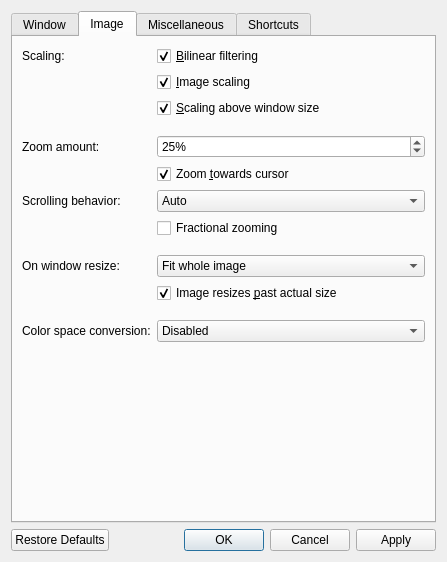
<?xml version="1.0" encoding="UTF-8"?>
<ui version="4.0">
 <class>QVOptionsDialog</class>
 <widget class="QDialog" name="QVOptionsDialog">
  <property name="windowModality">
   <enum>Qt::WindowModality::NonModal</enum>
  </property>
  <property name="geometry">
   <rect>
    <x>0</x>
    <y>0</y>
    <width>447</width>
    <height>562</height>
   </rect>
  </property>
  <property name="windowTitle">
   <string>Settings</string>
  </property>
  <layout class="QVBoxLayout" name="verticalLayout">
   <item>
    <widget class="QTabWidget" name="tabWidget">
     <property name="focusPolicy">
      <enum>Qt::FocusPolicy::NoFocus</enum>
     </property>
     <property name="currentIndex">
      <number>1</number>
     </property>
     <widget class="QWidget" name="window">
      <property name="layoutDirection">
       <enum>Qt::LayoutDirection::LeftToRight</enum>
      </property>
      <attribute name="title">
       <string>Window</string>
      </attribute>
      <layout class="QFormLayout" name="formLayout">
       <item row="0" column="0">
        <widget class="QCheckBox" name="bgColorCheckbox">
         <property name="text">
          <string>Back&amp;ground color:</string>
         </property>
         <property name="checked">
          <bool>true</bool>
         </property>
        </widget>
       </item>
       <item row="0" column="1">
        <widget class="QPushButton" name="bgColorButton">
         <property name="focusPolicy">
          <enum>Qt::FocusPolicy::NoFocus</enum>
         </property>
        </widget>
       </item>
       <item row="1" column="0">
        <widget class="QLabel" name="label">
         <property name="toolTip">
          <string>Changes the amount of information displayed in the titlebar</string>
         </property>
         <property name="text">
          <string>Titlebar text:</string>
         </property>
        </widget>
       </item>
       <item row="1" column="1">
        <widget class="QRadioButton" name="titlebarRadioButton0">
         <property name="text">
          <string>&amp;Basic</string>
         </property>
        </widget>
       </item>
       <item row="2" column="1">
        <widget class="QRadioButton" name="titlebarRadioButton1">
         <property name="text">
          <string>&amp;Minimal</string>
         </property>
         <property name="checked">
          <bool>true</bool>
         </property>
        </widget>
       </item>
       <item row="3" column="1">
        <widget class="QRadioButton" name="titlebarRadioButton2">
         <property name="text">
          <string>&amp;Practical</string>
         </property>
        </widget>
       </item>
       <item row="4" column="1">
        <widget class="QRadioButton" name="titlebarRadioButton3">
         <property name="text">
          <string>&amp;Verbose</string>
         </property>
        </widget>
       </item>
       <item row="5" column="1">
        <spacer name="horizontalSpacer_4">
         <property name="orientation">
          <enum>Qt::Orientation::Horizontal</enum>
         </property>
         <property name="sizeHint" stdset="0">
          <size>
           <width>40</width>
           <height>5</height>
          </size>
         </property>
        </spacer>
       </item>
       <item row="6" column="1">
        <widget class="QComboBox" name="windowResizeComboBox">
         <property name="toolTip">
          <string>Control when the window should resize to fit the image's actual size</string>
         </property>
         <property name="currentIndex">
          <number>0</number>
         </property>
         <item>
          <property name="text">
           <string>Never</string>
          </property>
         </item>
         <item>
          <property name="text">
           <string>When launching</string>
          </property>
         </item>
         <item>
          <property name="text">
           <string>When opening images</string>
          </property>
         </item>
        </widget>
       </item>
       <item row="6" column="0">
        <widget class="QLabel" name="label_6">
         <property name="toolTip">
          <string>Control when the window should resize to fit the image's actual size</string>
         </property>
         <property name="text">
          <string>Window matches image size:</string>
         </property>
        </widget>
       </item>
       <item row="7" column="1">
        <widget class="QSpinBox" name="minWindowResizeSpinBox">
         <property name="toolTip">
          <string>Control the minimum size that the window should reach when matching the image's actual size</string>
         </property>
         <property name="suffix">
          <string>% of screen size</string>
         </property>
         <property name="minimum">
          <number>0</number>
         </property>
         <property name="maximum">
          <number>100</number>
         </property>
         <property name="singleStep">
          <number>5</number>
         </property>
         <property name="value">
          <number>20</number>
         </property>
        </widget>
       </item>
       <item row="7" column="0">
        <widget class="QLabel" name="minWindowResizeLabel">
         <property name="text">
          <string>Minimum size:</string>
         </property>
        </widget>
       </item>
       <item row="8" column="1">
        <widget class="QSpinBox" name="maxWindowResizeSpinBox">
         <property name="toolTip">
          <string>Control the maximum size that the window should reach when matching the image's actual size</string>
         </property>
         <property name="suffix">
          <string>% of screen size</string>
         </property>
         <property name="minimum">
          <number>0</number>
         </property>
         <property name="maximum">
          <number>100</number>
         </property>
         <property name="singleStep">
          <number>5</number>
         </property>
         <property name="value">
          <number>70</number>
         </property>
        </widget>
       </item>
       <item row="8" column="0">
        <widget class="QLabel" name="maxWindowResizeLabel">
         <property name="toolTip">
          <string>Control the maximum size that the window should reach when matching the image's actual size</string>
         </property>
         <property name="text">
          <string>Maximum size:</string>
         </property>
        </widget>
       </item>
       <item row="9" column="1">
        <spacer name="horizontalSpacer_3">
         <property name="orientation">
          <enum>Qt::Orientation::Horizontal</enum>
         </property>
         <property name="sizeHint" stdset="0">
          <size>
           <width>40</width>
           <height>5</height>
          </size>
         </property>
        </spacer>
       </item>
       <item row="10" column="1">
        <widget class="QCheckBox" name="menubarCheckbox">
         <property name="text">
          <string>Show menubar</string>
         </property>
        </widget>
       </item>
       <item row="11" column="1">
        <widget class="QCheckBox" name="detailsInFullscreen">
         <property name="toolTip">
          <string>Choose whether or not to display the titlebar text while in fullscreen</string>
         </property>
         <property name="text">
          <string>Show titlebar text in fullscreen</string>
         </property>
        </widget>
       </item>
       <item row="12" column="1">
        <widget class="QCheckBox" name="darkTitlebarCheckbox">
         <property name="toolTip">
          <string>Choose whether or not the titlebar should always be dark regardless of your chosen macOS appearance</string>
         </property>
         <property name="text">
          <string>&amp;Titlebar always dark</string>
         </property>
         <property name="checked">
          <bool>true</bool>
         </property>
        </widget>
       </item>
       <item row="13" column="1">
        <widget class="QCheckBox" name="quitOnLastWindowCheckbox">
         <property name="text">
          <string>&amp;Quit on last window closed</string>
         </property>
        </widget>
       </item>
      </layout>
     </widget>
     <widget class="QWidget" name="image">
      <attribute name="title">
       <string>Image</string>
      </attribute>
      <layout class="QFormLayout" name="formLayout_4">
       <item row="0" column="0">
        <widget class="QLabel" name="label_2">
         <property name="text">
          <string>Scaling:</string>
         </property>
        </widget>
       </item>
       <item row="0" column="1">
        <widget class="QCheckBox" name="filteringCheckbox">
         <property name="toolTip">
          <string>Turn this off to see individual pixels</string>
         </property>
         <property name="text">
          <string>&amp;Bilinear filtering</string>
         </property>
         <property name="checked">
          <bool>true</bool>
         </property>
        </widget>
       </item>
       <item row="1" column="1">
        <widget class="QCheckBox" name="scalingCheckbox">
         <property name="toolTip">
          <string>Images appear aliased (having jagged edges) without this, but it is faster</string>
         </property>
         <property name="text">
          <string>&amp;Image scaling</string>
         </property>
         <property name="checked">
          <bool>true</bool>
         </property>
        </widget>
       </item>
       <item row="2" column="1">
        <widget class="QCheckBox" name="scalingTwoCheckbox">
         <property name="toolTip">
          <string>Choose whether or not the image continues to be scaled when zooming above the window size (can be laggier with large images)</string>
         </property>
         <property name="text">
          <string>&amp;Scaling above window size</string>
         </property>
         <property name="checked">
          <bool>true</bool>
         </property>
        </widget>
       </item>
       <item row="3" column="1">
        <spacer name="horizontalSpacer_2">
         <property name="orientation">
          <enum>Qt::Orientation::Horizontal</enum>
         </property>
         <property name="sizeHint" stdset="0">
          <size>
           <width>40</width>
           <height>5</height>
          </size>
         </property>
        </spacer>
       </item>
       <item row="4" column="0">
        <widget class="QLabel" name="label_3">
         <property name="toolTip">
          <string>The amount to zoom every scroll wheel click</string>
         </property>
         <property name="text">
          <string>Zoom amount:</string>
         </property>
        </widget>
       </item>
       <item row="4" column="1">
        <widget class="QSpinBox" name="scaleFactorSpinBox">
         <property name="toolTip">
          <string>The amount to zoom every scroll wheel click</string>
         </property>
         <property name="suffix">
          <string notr="true">%</string>
         </property>
         <property name="minimum">
          <number>1</number>
         </property>
         <property name="maximum">
          <number>200</number>
         </property>
         <property name="singleStep">
          <number>5</number>
         </property>
         <property name="value">
          <number>25</number>
         </property>
        </widget>
       </item>
       <item row="5" column="1">
        <widget class="QCheckBox" name="cursorZoomCheckbox">
         <property name="toolTip">
          <string>Choose whether or not zooming in and out above 100% zoom will zoom towards the cursor</string>
         </property>
         <property name="text">
          <string>Zoom &amp;towards cursor</string>
         </property>
         <property name="checked">
          <bool>true</bool>
         </property>
        </widget>
       </item>
       <item row="6" column="1">
        <widget class="QComboBox" name="scrollZoomsComboBox">
         <property name="currentText">
          <string>Auto</string>
         </property>
         <property name="currentIndex">
          <number>1</number>
         </property>
         <item>
          <property name="text">
           <string>Zoom</string>
          </property>
         </item>
         <item>
          <property name="text">
           <string>Auto</string>
          </property>
         </item>
         <item>
          <property name="text">
           <string>Scroll</string>
          </property>
         </item>
         <item>
          <property name="text">
           <string>Change Image</string>
          </property>
         </item>
        </widget>
       </item>
       <item row="6" column="0">
        <widget class="QLabel" name="label_9">
         <property name="toolTip">
          <string>When enabled, the scrolling action zooms the image</string>
         </property>
         <property name="text">
          <string>Scrolling behavior:</string>
         </property>
        </widget>
       </item>
       <item row="9" column="1">
        <widget class="QComboBox" name="cropModeComboBox">
         <property name="sizePolicy">
          <sizepolicy hsizetype="Preferred" vsizetype="Preferred">
           <horstretch>0</horstretch>
           <verstretch>0</verstretch>
          </sizepolicy>
         </property>
         <property name="toolTip">
          <string>Ignores select sides of an image when fitting to window (some sides will extend beyond the window boundaries)</string>
         </property>
         <item>
          <property name="text">
           <string>Fit whole image</string>
          </property>
         </item>
         <item>
          <property name="text">
           <string>Fit height</string>
          </property>
         </item>
         <item>
          <property name="text">
           <string>Fit width</string>
          </property>
         </item>
        </widget>
       </item>
       <item row="9" column="0">
        <widget class="QLabel" name="cropModeLabel">
         <property name="toolTip">
          <string>Ignores select sides of an image when fitting to window (some sides will extend beyond the window boundaries)</string>
         </property>
         <property name="text">
          <string>On window resize:</string>
         </property>
        </widget>
       </item>
       <item row="10" column="1">
        <widget class="QCheckBox" name="pastActualSizeCheckbox">
         <property name="toolTip">
          <string>Stop the image from going past its actual size when resizing the window - you can still zoom past it though</string>
         </property>
         <property name="text">
          <string>Image resizes &amp;past actual size</string>
         </property>
         <property name="checked">
          <bool>true</bool>
         </property>
        </widget>
       </item>
       <item row="11" column="1">
        <spacer name="horizontalSpacer_9">
         <property name="orientation">
          <enum>Qt::Orientation::Horizontal</enum>
         </property>
         <property name="sizeHint" stdset="0">
          <size>
           <width>40</width>
           <height>5</height>
          </size>
         </property>
        </spacer>
       </item>
       <item row="12" column="1">
        <widget class="QComboBox" name="colorSpaceConversionComboBox">
         <property name="sizePolicy">
          <sizepolicy hsizetype="Preferred" vsizetype="Preferred">
           <horstretch>0</horstretch>
           <verstretch>0</verstretch>
          </sizepolicy>
         </property>
         <item>
          <property name="text">
           <string>Disabled</string>
          </property>
         </item>
         <item>
          <property name="text">
           <string>Auto-detect</string>
          </property>
         </item>
         <item>
          <property name="text">
           <string>sRGB</string>
          </property>
         </item>
         <item>
          <property name="text">
           <string>Display P3</string>
          </property>
         </item>
        </widget>
       </item>
       <item row="12" column="0">
        <widget class="QLabel" name="colorSpaceConversionLabel">
         <property name="text">
          <string>Color space conversion:</string>
         </property>
        </widget>
       </item>
       <item row="7" column="1">
        <widget class="QCheckBox" name="fractionalZoomCheckbox">
         <property name="toolTip">
          <string>Use hardware fractional scroll wheel steps when zooming, or always zoom with distinct steps</string>
         </property>
         <property name="text">
          <string>Fractional zooming</string>
         </property>
        </widget>
       </item>
       <item row="8" column="1">
        <spacer name="horizontalSpacer">
         <property name="orientation">
          <enum>Qt::Orientation::Horizontal</enum>
         </property>
         <property name="sizeHint" stdset="0">
          <size>
           <width>40</width>
           <height>5</height>
          </size>
         </property>
        </spacer>
       </item>
      </layout>
     </widget>
     <widget class="QWidget" name="misc">
      <attribute name="title">
       <string>Miscellaneous</string>
      </attribute>
      <layout class="QFormLayout" name="formLayout_3">
       <item row="0" column="0">
        <widget class="QLabel" name="langComboLabel">
         <property name="text">
          <string>Language:</string>
         </property>
        </widget>
       </item>
       <item row="0" column="1">
        <widget class="QComboBox" name="langComboBox"/>
       </item>
       <item row="1" column="0">
        <widget class="QLabel" name="label_8">
         <property name="text">
          <string>Sort files by:</string>
         </property>
        </widget>
       </item>
       <item row="1" column="1">
        <widget class="QComboBox" name="sortComboBox">
         <item>
          <property name="text">
           <string>Name</string>
          </property>
         </item>
         <item>
          <property name="text">
           <string>Date Modified</string>
          </property>
         </item>
         <item>
          <property name="text">
           <string>Date Created</string>
          </property>
         </item>
         <item>
          <property name="text">
           <string>Size</string>
          </property>
         </item>
         <item>
          <property name="text">
           <string>Type</string>
          </property>
         </item>
         <item>
          <property name="text">
           <string>Random</string>
          </property>
         </item>
        </widget>
       </item>
       <item row="2" column="1">
        <widget class="QRadioButton" name="descendingRadioButton0">
         <property name="text">
          <string>A&amp;scending</string>
         </property>
         <property name="checked">
          <bool>true</bool>
         </property>
        </widget>
       </item>
       <item row="3" column="1">
        <widget class="QRadioButton" name="descendingRadioButton1">
         <property name="text">
          <string>D&amp;escending</string>
         </property>
        </widget>
       </item>
       <item row="4" column="1">
        <spacer name="horizontalSpacer_6">
         <property name="orientation">
          <enum>Qt::Orientation::Horizontal</enum>
         </property>
         <property name="sizeHint" stdset="0">
          <size>
           <width>40</width>
           <height>5</height>
          </size>
         </property>
        </spacer>
       </item>
       <item row="5" column="0">
        <widget class="QLabel" name="label_7">
         <property name="toolTip">
          <string>Controls the amount of images preloaded</string>
         </property>
         <property name="text">
          <string>Preloading:</string>
         </property>
        </widget>
       </item>
       <item row="5" column="1">
        <widget class="QComboBox" name="preloadingComboBox">
         <property name="toolTip">
          <string>Controls the amount of images preloaded</string>
         </property>
         <property name="currentIndex">
          <number>0</number>
         </property>
         <item>
          <property name="text">
           <string>Disabled</string>
          </property>
         </item>
         <item>
          <property name="text">
           <string>Adjacent</string>
          </property>
         </item>
         <item>
          <property name="text">
           <string>Extended</string>
          </property>
         </item>
        </widget>
       </item>
       <item row="6" column="1">
        <widget class="QCheckBox" name="loopFoldersCheckbox">
         <property name="toolTip">
          <string>Controls whether or not qView should go back to the first item after reaching the end of a folder</string>
         </property>
         <property name="text">
          <string>&amp;Loop through folders</string>
         </property>
         <property name="checked">
          <bool>true</bool>
         </property>
        </widget>
       </item>
       <item row="7" column="1">
        <spacer name="horizontalSpacer_5">
         <property name="orientation">
          <enum>Qt::Orientation::Horizontal</enum>
         </property>
         <property name="sizeHint" stdset="0">
          <size>
           <width>40</width>
           <height>5</height>
          </size>
         </property>
        </spacer>
       </item>
       <item row="8" column="0">
        <widget class="QLabel" name="label_4">
         <property name="text">
          <string>Slideshow direction:</string>
         </property>
        </widget>
       </item>
       <item row="8" column="1">
        <widget class="QComboBox" name="slideshowDirectionComboBox">
         <item>
          <property name="text">
           <string>Forward</string>
          </property>
         </item>
         <item>
          <property name="text">
           <string>Backward</string>
          </property>
         </item>
        </widget>
       </item>
       <item row="9" column="0">
        <widget class="QLabel" name="label_5">
         <property name="text">
          <string>Slideshow timer:</string>
         </property>
        </widget>
       </item>
       <item row="9" column="1">
        <widget class="QDoubleSpinBox" name="slideshowTimerSpinBox">
         <property name="suffix">
          <string> sec</string>
         </property>
         <property name="decimals">
          <number>1</number>
         </property>
         <property name="minimum">
          <double>0.100000000000000</double>
         </property>
         <property name="maximum">
          <double>999.899999999999977</double>
         </property>
         <property name="singleStep">
          <double>0.100000000000000</double>
         </property>
        </widget>
       </item>
       <item row="10" column="1">
        <spacer name="horizontalSpacer_7">
         <property name="orientation">
          <enum>Qt::Orientation::Horizontal</enum>
         </property>
         <property name="sizeHint" stdset="0">
          <size>
           <width>40</width>
           <height>5</height>
          </size>
         </property>
        </spacer>
       </item>
       <item row="14" column="1">
        <widget class="QCheckBox" name="mimeContentDetectionCheckbox">
         <property name="toolTip">
          <string>Detect supported files in folder even if extension isn't recognized (may be slow with larger/network folders)</string>
         </property>
         <property name="text">
          <string>Allow &amp;MIME content detection</string>
         </property>
        </widget>
       </item>
       <item row="15" column="1">
        <widget class="QCheckBox" name="saveRecentsCheckbox">
         <property name="text">
          <string>Save &amp;recent files</string>
         </property>
        </widget>
       </item>
       <item row="16" column="1">
        <widget class="QCheckBox" name="updateCheckbox">
         <property name="text">
          <string extracomment="The notifications are for new qView releases">&amp;Update notifications on startup</string>
         </property>
        </widget>
       </item>
       <item row="17" column="1">
        <widget class="QCheckBox" name="skipHiddenCheckbox">
         <property name="toolTip">
          <string>Skip hidden files when browsing to the next/previous file</string>
         </property>
         <property name="text">
          <string extracomment="Don't view files with 'hidden' attribute">Skip hidden files</string>
         </property>
        </widget>
       </item>
       <item row="11" column="1">
        <widget class="QComboBox" name="afterDeletionComboBox">
         <property name="currentIndex">
          <number>1</number>
         </property>
         <item>
          <property name="text">
           <string>Move Back</string>
          </property>
         </item>
         <item>
          <property name="text">
           <string>Do Nothing</string>
          </property>
         </item>
         <item>
          <property name="text">
           <string>Move Forward</string>
          </property>
         </item>
        </widget>
       </item>
       <item row="11" column="0">
        <widget class="QLabel" name="label_10">
         <property name="text">
          <string>After deletion:</string>
         </property>
        </widget>
       </item>
       <item row="12" column="1">
        <widget class="QCheckBox" name="askDeleteCheckbox">
         <property name="text">
          <string>&amp;Ask before deleting files</string>
         </property>
        </widget>
       </item>
       <item row="13" column="1">
        <spacer name="horizontalSpacer_8">
         <property name="orientation">
          <enum>Qt::Orientation::Horizontal</enum>
         </property>
         <property name="sizeHint" stdset="0">
          <size>
           <width>40</width>
           <height>5</height>
          </size>
         </property>
        </spacer>
       </item>
      </layout>
     </widget>
     <widget class="QWidget" name="shortcuts">
      <attribute name="title">
       <string>Shortcuts</string>
      </attribute>
      <layout class="QVBoxLayout" name="verticalLayout_2">
       <item>
        <widget class="QTableWidget" name="shortcutsTable">
         <property name="editTriggers">
          <set>QAbstractItemView::EditTrigger::NoEditTriggers</set>
         </property>
         <property name="alternatingRowColors">
          <bool>true</bool>
         </property>
         <property name="selectionMode">
          <enum>QAbstractItemView::SelectionMode::SingleSelection</enum>
         </property>
         <property name="selectionBehavior">
          <enum>QAbstractItemView::SelectionBehavior::SelectRows</enum>
         </property>
         <property name="showGrid">
          <bool>false</bool>
         </property>
         <property name="rowCount">
          <number>0</number>
         </property>
         <property name="columnCount">
          <number>2</number>
         </property>
         <attribute name="horizontalHeaderCascadingSectionResizes">
          <bool>true</bool>
         </attribute>
         <attribute name="horizontalHeaderDefaultSectionSize">
          <number>150</number>
         </attribute>
         <attribute name="horizontalHeaderHighlightSections">
          <bool>false</bool>
         </attribute>
         <attribute name="horizontalHeaderStretchLastSection">
          <bool>true</bool>
         </attribute>
         <attribute name="verticalHeaderVisible">
          <bool>false</bool>
         </attribute>
         <column>
          <property name="text">
           <string>Action</string>
          </property>
         </column>
         <column>
          <property name="text">
           <string>Shortcuts</string>
          </property>
         </column>
        </widget>
       </item>
      </layout>
     </widget>
    </widget>
   </item>
   <item>
    <widget class="QDialogButtonBox" name="buttonBox">
     <property name="focusPolicy">
      <enum>Qt::FocusPolicy::NoFocus</enum>
     </property>
     <property name="orientation">
      <enum>Qt::Orientation::Horizontal</enum>
     </property>
     <property name="standardButtons">
      <set>QDialogButtonBox::StandardButton::Apply|QDialogButtonBox::StandardButton::Cancel|QDialogButtonBox::StandardButton::Ok|QDialogButtonBox::StandardButton::RestoreDefaults</set>
     </property>
    </widget>
   </item>
  </layout>
 </widget>
 <resources/>
 <connections>
  <connection>
   <sender>buttonBox</sender>
   <signal>rejected()</signal>
   <receiver>QVOptionsDialog</receiver>
   <slot>reject()</slot>
   <hints>
    <hint type="sourcelabel">
     <x>325</x>
     <y>332</y>
    </hint>
    <hint type="destinationlabel">
     <x>286</x>
     <y>274</y>
    </hint>
   </hints>
  </connection>
  <connection>
   <sender>buttonBox</sender>
   <signal>accepted()</signal>
   <receiver>QVOptionsDialog</receiver>
   <slot>accept()</slot>
   <hints>
    <hint type="sourcelabel">
     <x>257</x>
     <y>332</y>
    </hint>
    <hint type="destinationlabel">
     <x>157</x>
     <y>274</y>
    </hint>
   </hints>
  </connection>
 </connections>
</ui>
